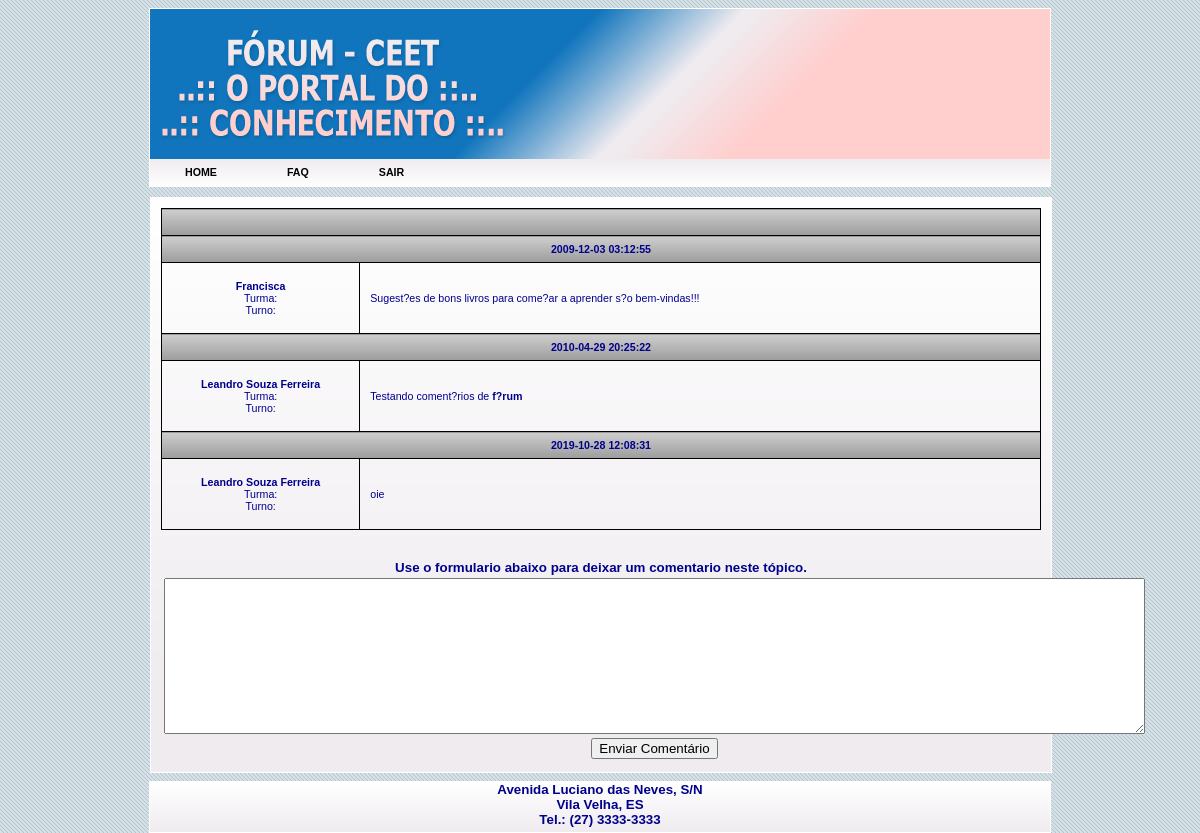
Screenshot of /forum/topico.php?idtopico=2 (signed in) with the database file from the repository.
### tables this page shows
CREATE TABLE `comentario` (
  `idcomentario` int(11) NOT NULL,
  `usuario_idusuario` int(11) NOT NULL,
  `topico_idtopico` int(11) NOT NULL,
  `conteudo` text DEFAULT NULL,
  `dt` datetime DEFAULT NULL
);

CREATE TABLE `usuario` (
  `idusuario` int(11) NOT NULL,
  `login` varchar(45) DEFAULT NULL,
  `senha` varchar(45) DEFAULT NULL,
  `nivel_acesso` varchar(45) DEFAULT NULL,
  `nome` varchar(45) DEFAULT NULL,
  `rua` text DEFAULT NULL,
  `numero` varchar(6) DEFAULT NULL,
  `bairro` varchar(45) DEFAULT NULL,
  `municipio` varchar(45) DEFAULT NULL,
  `estado` varchar(2) DEFAULT NULL,
  `cep` varchar(10) DEFAULT NULL,
  `nacionalidade` varchar(45) DEFAULT NULL,
  `uf_origem` varchar(45) DEFAULT NULL,
  `pai` varchar(45) DEFAULT NULL,
  `mae` varchar(45) DEFAULT NULL,
  `rg` varchar(12) DEFAULT NULL,
  `cpf` varchar(12) DEFAULT NULL,
  `data_cadastro` datetime DEFAULT NULL,
  `telefone_fixo` varchar(11) DEFAULT NULL,
  `telefone_celular` varchar(11) DEFAULT NULL,
  `telefone_recado` varchar(11) DEFAULT NULL,
  `email` varchar(45) NOT NULL
);

### models/BancoDados.php (called while the page is built, shortened)
<?php
class BancoDados {
    private $conexao;
    private $resultado;
    private $qtd;
    public function getResultado() {
        return $this->resultado;
    }
    public function getQtd() {
        return $this->qtd;
    }
    public function conectar(){
        $this->conexao = mysqli_connect(URL, USER, PASSWORD, NOME_BANCO, PORTA);
        mysqli_select_db($this->conexao, NOME_BANCO);
    }
    public function pesquisar($sql = "") {
        $lista = array();
        if ($sql == "") {
            $this->resultado = 0;
            $this->qtd = 0;
            return false;
        } else {
            $this->resultado = mysqli_query($this->conexao, $sql);
            if ($this->resultado) {
                $this->qtd = mysqli_num_rows($this->resultado);
                while($linha = mysqli_fetch_array($this->resultado, MYSQLI_ASSOC)){
                    $lista[] = $linha;
                }
                $this->resultado = $lista;
                return true;
            } else {
                $this->registrarLog("SQL: ".$sql." <br/> ERRO: ".mysqli_error($this->conexao));
                return false;
            }
        }
    }
}
?>

### models/Comentario.php (called while the page is built, shortened)
<?php
require_once("BancoDados.php");
class Comentario {
    private $idcomentario;
    private $conteudo;
    private $data;
    function __construct($idcomentario = 0, $usuario_idusuario = 0, $topico_idtopico = 0, $conteudo = null, $data = "1900-01-01 00:00:00") {
        $this->idcomentario = $idcomentario;
        $this->conteudo = $conteudo;
        $this->data = $data;
        if($idcomentario != 0){
            $this->listar();
        }
    }
    public function getIdcomentario(){
        return $this->idcomentario;
    }
    public function getConteudo(){
        return $this->conteudo;
    }
    public function setConteudo($conteudo){
        $this->conteudo = $conteudo;
    }
    function getData() {
        return $this->data;
    }
    function setData($data) {
        $this->data = $data;
    }
    public function listar(){
        $oBanco = new BancoDados();
        $sQuery = "
        SELECT *
        FROM
            comentario
        WHERE
            idcomentario=".$this->getIdcomentario()."
        ORDER BY
            dt DESC
        LIMIT 1";
        if($oBanco->pesquisar($sQuery) && $oBanco->getQtd() > 0){
            $comentarios = $oBanco->getResultado();
            return true;
        } else {
            ;
            return false;
        }
    }
    public function listarPorTopico($idtopico, $iFirstReg = -1, $iLastReg = -1){
        $oBanco = new BancoDados();
        $lista = array();
        $sQuery = "
        SELECT *
        FROM
            comentario
        WHERE
            topico_idtopico=".$idtopico."
        ORDER BY
            idcomentario ASC";
        if($oBanco->pesquisar($sQuery) && $oBanco->getQtd() > 0){
            $comentarios = $oBanco->getResultado();
            foreach($comentarios as $comentario){
                $lista[] = new Comentario($comentario['idcomentario'], $comentario['usuario_idusuario'], $comentario['topico_idtopico'], $comentario['conteudo'], $comentario['dt']);
            }
        }
        return ($lista);
    }
}
?>

### models/Sessao.php (called while the page is built, shortened)
<?php
require_once ("Usuario.php");
class Sessao
{
	public function efetuarLogin($sLogin, $sSenha)
	{
		$oUsuario = new Usuario();
		if($oUsuario->autenticarUsuario($sLogin,$sSenha))
		{
			return true;
		}else{
			$this->efetuarLogout();
			return false;
		}
	}
}

### models/Usuario.php (called while the page is built, shortened)
<?php
include_once ("BancoDados.php");
class Usuario {
    private $idusuario;
    private $nome;
    public function __construct($idusuario = 0, $login = null, $senha = null, $nivel_acesso = null, $nome = null, $rua = null, $numero = null, $bairro = null, $municipio = null, $estado = null, $cep = null, $nacionalidade = null, $uf_origem = null, $pai = null, $mae = null, $rg = null, $cpf = null, $data_cadastro = null, $telefone_fixo = null, $telefone_celular = null, $telefone_recado = null, $email = null){
        $this->idusuario = $idusuario;
        $this->nome = $nome;
    }
    public function __destruct() {
        $this->idusuario = 0;
        $this->nome = "*";
    }
    public function getIdusuario() {
        return $this->idusuario;
    }
    public function setIdusuario($idusuario) {
        $this->idusuario = $idusuario;
    }
    public function getNome() {
        return $this->nome;
    }
    public function setNome($nome) {
        $this->nome = $nome;
    }
    public function listar() {
        $oBanco = new BancoDados();
        $sQuery = "
        SELECT *
        FROM
            usuario
        WHERE
            idusuario = " . $this->getIdusuario() . "
        LIMIT 1";
        if($oBanco->pesquisar($sQuery) && $oBanco->getQtd() > 0){
            return true;
        } else {
            ;
            return false;
        }
    }
}
?>

### forum/topico.php (the view, shortened to what this page needs)
<?php
require_once("../models/Sessao.php");
require_once("../models/Topico.php");
require_once("../models/Comentario.php");
require_once("../models/Usuario.php");
require_once("../service/rodape.php");
$oComentario = new Comentario();
$oUsuario = new Usuario();
$titulotopico = $_GET['titulotopico'];
$idtopico = $_GET['idtopico'];
?>
<!DOCTYPE html PUBLIC "-//W3C//DTD XHTML 1.0 Transitional//EN"
    "http://www.w3.org/TR/xhtml1/DTD/xhtml1-transitional.dtd">
<html xmlns="http://www.w3.org/1999/xhtml" xml:lang="pt" lang="pt" dir="ltr">
    <head>
        <link rel='stylesheet' href='../css/estilo_forum.css' type='text/css' media='screen' />
        <link rel="stylesheet" href="../css/menu_style.css" type="text/css" />
    </head>
    <body>
        <div id='container'>
            <div id='cabecalho'>
                <div id='banner_superior'>
                    <div id='banner_superior_figura'>
                        <img src='../img/banner_texto_forum.png'/>
                    </div>
                </div>
                <div id='menu_superior'>
                    <ul>
                        <li><a href="./index.php" >HOME</a></li>
                        <li><a href="./faq.php" >FAQ</a></li>
                        <li><a href='../portal/index.php'>SAIR</a></li>
                    </ul>
                </div>
            </div>
            <div id='conteudo'>
                <?php
                $comentariosDoTopico = $oComentario->listarPorTopico($idtopico);
                echo "
                <table class='topico'>
                    <tr class='linha_titulo'>
                        <td colspan=2 class='cel_titulo_topico'>".$titulotopico."</td>
                    </tr>";
                if($comentariosDoTopico){
                    foreach($comentariosDoTopico as $comentario){
                        $oUsuario->setIdusuario($comentario->getUsuario_idusuario());
                        if($oUsuario->listar()){
                            $nomeUsuarioComentario = $oUsuario->getNome();
                        } else {
                            $nomeUsuarioComentario = null;
                        }
                        echo"
                        <tr class='linha_data_postagem'>
                            <td class='cel_data_postagem' colspan=2>".$comentario->getData()."</td>
                        </tr>
                        <tr class='linha_dados_usuario'>
                            <td class='cel_dados_usuario'>
                                <b>".$nomeUsuarioComentario."</b><br/>
                                Turma:<br/>
                                Turno:";
                        echo "
                            </td>
                            <td class='cel_conteudo'>
                                ".$comentario->getConteudo()."
                            </td>
                        </tr>";
                    }
                }
                echo"
                </table>";
                ?>
                <center><b>Use o formulario abaixo para deixar um comentario neste t&oacute;pico.</b><br/>
                <form name='formulario' method='post' action='inserir_comentario.php' onSubmit='return enviarComentario()'>
                    <table>
                        <tr>
                            <td><textarea name='conteudo_comentario' cols=120 rows=10></textarea></td>
                        </tr>
                        <tr>
                            <td align='center'>
                                <input type='submit' value='Enviar Coment&aacute;rio'/>
                            </td>
                        </tr>
                    </table>
                </form>
                </center>
            </div>
            <div id="rodape">
            </div>
        </div>
    </body>
</html>

### css/estilo_forum.css (style rules this page uses)
body { background-image: url(../img/fundo_body.gif); }
a { text-decoration: none; color: #00008C; font-weight: bold; border: 0px solid transparent; }
img { border: 0; }
#container { width: 902px; height: auto; position: absolute; left: 50%; margin-left: -451px; }
#cabecalho { width: auto; height: auto; position: relative; border: 1px solid white; }
#banner_superior { width: 900px; height: 150px; position: relative; background-image: url(../img/banner_cabecalho.png); }
#banner_superior_figura { width: 347px; height: 110px; left: 10px; position: absolute; top: 50%; margin-top: -55px; }
#menu_superior { width: 900px; height: 27px; position: relative; font-family: Tahoma, sans-serif; font-size: 8pt; font-weight: bold; background-image: url(../img/bg-bubplastic.png); }
#menu_superior ul { list-style: none; margin: 0px; padding: 0px; padding-top: 7px; }
#menu_superior ul li { display: inline; padding-top: 7px; padding-bottom: 7px; margin: 0px; margin-right: -3px; }
#menu_superior ul li a { padding: 7px; padding-left: 35px; padding-right: 35px; color: #000; }
#conteudo { width: 880px; *width: 900px; height: auto; left: 1px; margin-top: 10px; margin-bottom: 60px; position: relative; background-color: #EFEBEF; background-image: url(../img/conteudo_back_forum.png); background-repeat: repeat-x; border: 1px solid white; font-family: Tahoma, sans-serif; font-size: 10pt; font-weight: none; text-align: justify; color: #00008C; padding: 10px; }
#rodape { width: 900px; height: 50px; position: absolute; bottom: 0px; left: 0px; background-image: url(../img/rodape_back_forum.png); background-repeat: repeat-x; background-color: #EFEBEF; border: 1px solid white; text-align: center; font-family: Tahoma, Verdana, Arial, sans-serif; font-size: 10pt; font-weight: bold; color: #00008C; }
.topico { border-collapse: collapse; border: 1px solid black; font-family: Tahoma, Arial, Verdana, sans-serif; font-size: 8pt; width: 880px; }
.linha_titulo { width: auto; height: 27px; border: 1px solid black; font-weight: bold; text-align: center; background-image: url(../img/tabela_titulo_back.png); background-repeat: repeat-x; background-color: #999; }
.linha_data_postagem { width: auto; height: 27px; border: 1px solid black; font-weight: bold; text-align: center; background-image: url(../img/tabela_titulo_back.png); background-repeat: repeat-x; background-color: #999; }
.linha_dados_usuario { border: 1px solid black; }
.cel_titulo_topico { border: 1px solid black; }
.cel_data_postagem { border: 1px solid black; }
.cel_dados_usuario { border: 1px solid black; width: 200px; text-align: center; }
.cel_conteudo { border: 1px solid black; width: 680px; height: 50px; text-align: justify; padding: 10px; }

### rows the page displays
comentario: dt "2009-12-03 03:12:55", usuario.nome "Francisca", conteudo "Sugest?es de bons livros para come?ar a aprender s?o bem-vindas!!!"
comentario: dt "2010-04-29 20:25:22", usuario.nome "Leandro Souza Ferreira", conteudo "Testando coment?rios de f?rum"
comentario: dt "2019-10-28 12:08:31", conteudo "oie"
usuario: nome "Leandro Souza Ferreira"
